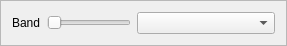
<?xml version="1.0" encoding="UTF-8"?>
<ui version="4.0">
 <class>Frame</class>
 <widget class="QFrame" name="Frame">
  <property name="geometry">
   <rect>
    <x>0</x>
    <y>0</y>
    <width>287</width>
    <height>42</height>
   </rect>
  </property>
  <property name="windowTitle">
   <string>Frame</string>
  </property>
  <property name="frameShape">
   <enum>QFrame::StyledPanel</enum>
  </property>
  <property name="frameShadow">
   <enum>QFrame::Raised</enum>
  </property>
  <layout class="QHBoxLayout" name="horizontalLayout">
   <item>
    <widget class="QLabel" name="label">
     <property name="text">
      <string>Band</string>
     </property>
    </widget>
   </item>
   <item>
    <widget class="QSlider" name="horizontalSlider">
     <property name="orientation">
      <enum>Qt::Horizontal</enum>
     </property>
    </widget>
   </item>
   <item>
    <widget class="QComboBox" name="comboBox">
     <property name="sizePolicy">
      <sizepolicy hsizetype="Preferred" vsizetype="Fixed">
       <horstretch>1</horstretch>
       <verstretch>0</verstretch>
      </sizepolicy>
     </property>
    </widget>
   </item>
  </layout>
 </widget>
 <resources/>
 <connections/>
</ui>
